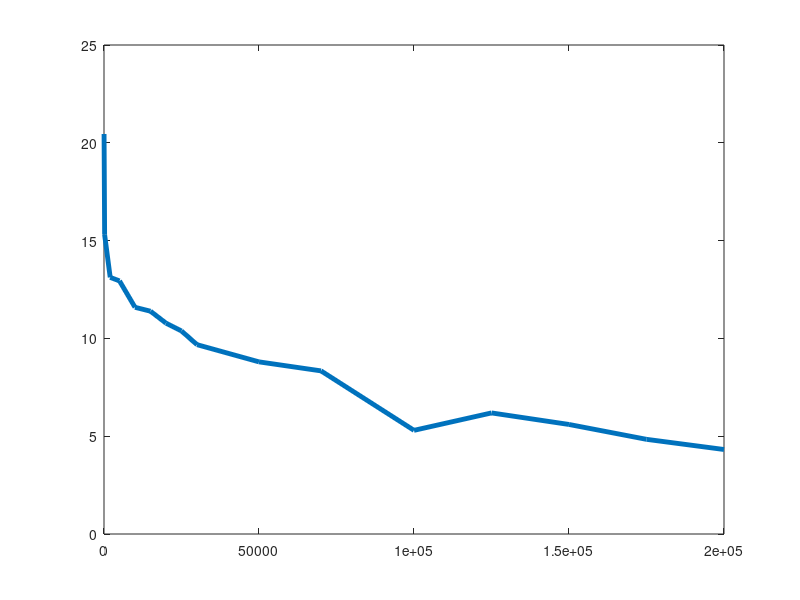

Here is the MATLAB script that generated this plot: (Note: this script raises an error after producing the figure.)
clear all;

x = [20 200 2000 5000 10000 15000 20000 25000 30000 50000 70000 100000 125000 150000 175000 200000 ];
y = [20.45 15.30 13.12 12.94 11.59 11.39 10.78 10.38 9.68 8.8 8.34 5.3 6.19 5.6 4.84 4.32];
%%y =[10.61 9.588 9.39 8.768 7.665 6.703 5.77 4.865 3.9597 .735 .0849 .034 0.034 .034 .011 ];

plot(x,y,'LineWidth',3.5)
p = polyfit(x,y)
grid on, axis equal
xlabel('Voltage,V_D(volt)'),ylabel('Current,I_f(mA)');
title('Voltage across vs Current through Diode')
axis([0 1.2 0 1.3])
%axis([0 5 -1 3])
% x = [0:0.01:10];
% y = sin(x);
% plot(x, y), xlabel('x'), ylabel('Sin(x)'), title('Sin(x) Graph'),
% grid on, axis equal
